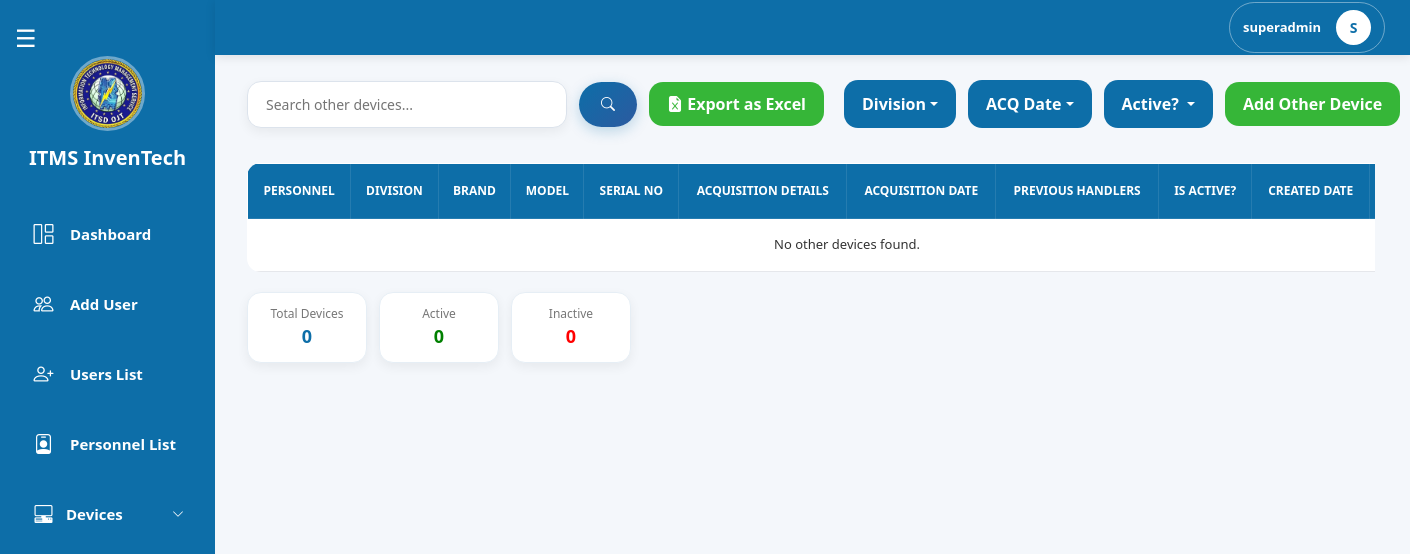
The app's page /pages/superadmin/device_others.php (signed in), older data.
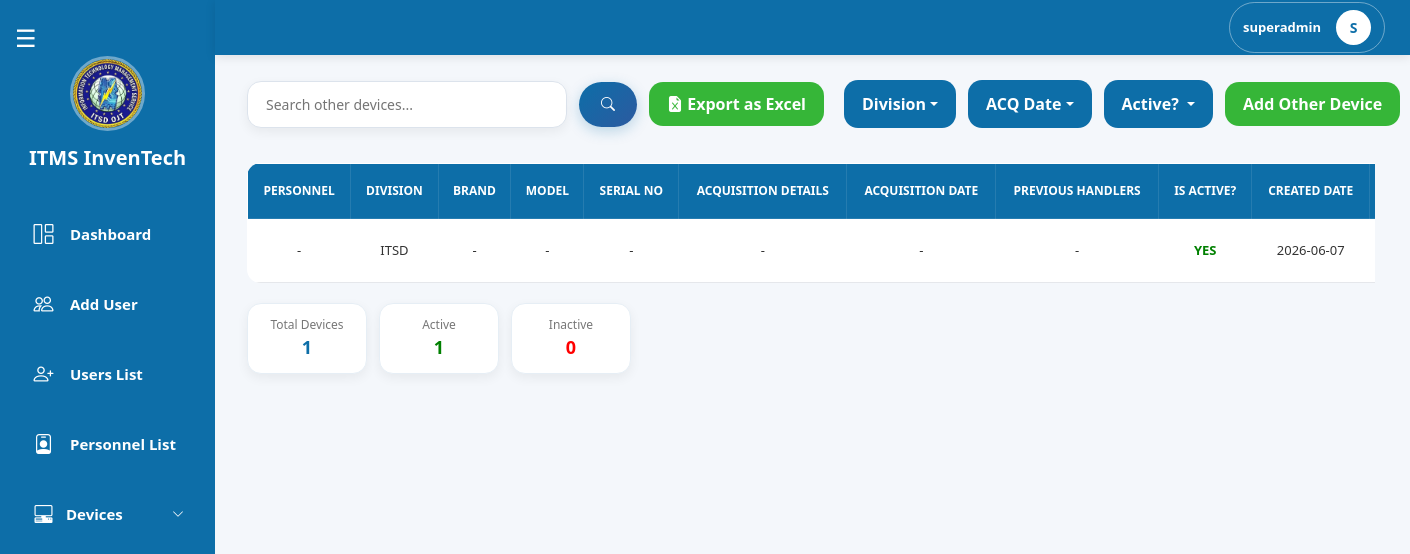
The same page, newer data.
### tables this page shows
CREATE TABLE `cameras` (
  `id` int(11) NOT NULL,
  `device_code` varchar(255) NOT NULL,
  `personnel_id` int(11) NOT NULL,
  `device_id` int(11) NOT NULL,
  `division_id` int(11) NOT NULL,
  `acquisition_date` date DEFAULT NULL,
  `acquisition_details` text DEFAULT NULL,
  `brand` varchar(255) DEFAULT NULL,
  `model` varchar(255) DEFAULT NULL,
  `serial_no` varchar(255) DEFAULT NULL,
  `previous_owners_id` longtext DEFAULT NULL CHECK (json_valid(`previous_owners_id`)),
  `created_date` timestamp NULL DEFAULT current_timestamp(),
  `last_update_at` date DEFAULT NULL,
  `is_active` tinyint(1) NOT NULL DEFAULT 1
);

CREATE TABLE `divisions` (
  `id` int(11) NOT NULL,
  `division` varchar(100) NOT NULL
);

### pages/superadmin/device_others.php (the view, shortened to what the changed rows need)
<?php
include("../../config/db.php");
function getPreviousOwnersNames($conn, $json)
{
    $ids = json_decode($json, true);
    if (!is_array($ids) || empty($ids)) return '-';
    $names = [];
    return !empty($names) ? implode(",<br>", $names) : '-';
}
$limit  = 10;
$page   = max(1, (int)($_GET['page'] ?? 1));
$offset = ($page - 1) * $limit;
$where  = [];
$params = [];
$types  = '';
$whereSQL = !empty($where) ? "WHERE " . implode(" AND ", $where) : "";
$baseJoin = "FROM cameras c
             LEFT JOIN personnels per ON c.personnel_id = per.id
             LEFT JOIN ranks r        ON per.rank_id = r.id
             LEFT JOIN divisions d    ON c.division_id = d.id";
$st = $conn->prepare("SELECT COUNT(*) AS total $baseJoin $whereSQL");
$st->execute();
$totalDevices = $st->get_result()->fetch_assoc()['total'] ?? 0;
$activeWhere   = $where;
$activeWhere[] = "c.is_active = 1";
$activeSQL     = "WHERE " . implode(" AND ", $activeWhere);
$sa = $conn->prepare("SELECT COUNT(*) AS total $baseJoin $activeSQL");
$sa->execute();
$activeDevices = $sa->get_result()->fetch_assoc()['total'] ?? 0;
$stmt = $conn->prepare("
    SELECT c.*, CONCAT(COALESCE(r.rank,''),' ',per.first_name,' ',per.middle_name,' ',per.last_name) AS fullname,
           d.division AS division_name
    $baseJoin $whereSQL ORDER BY c.id DESC LIMIT ?,?
");
$fp = $params;
$ft = $types . 'ii';
$fp[] = $offset;
$fp[] = $limit;
$stmt->bind_param($ft, ...$fp);
$stmt->execute();
$result = $stmt->get_result();
?>
<!DOCTYPE html>
<html lang="en">
<head>
    <link href="https://cdn.jsdelivr.net/npm/bootstrap@5.3.3/dist/css/bootstrap.min.css" rel="stylesheet">
    <link rel="stylesheet" href="../superadmin/css/devices.css">
    <link rel="stylesheet" href="css/superadmin_navbar.css">
    <link rel="stylesheet" href="./css/superadmin_sidebar.css">
</head>
<body>
    <?php include 'superadmin_sidebar.php'; ?>
    <div class="contenttable">
        <div class="table-container">
            <table class="users-table">
                <thead>
                    <tr>
                        <th>PERSONNEL</th>
                        <th>DIVISION</th>
                        <th>BRAND</th>
                        <th>MODEL</th>
                        <th>SERIAL NO</th>
                        <th>ACQUISITION DETAILS</th>
                        <th>ACQUISITION DATE</th>
                        <th>PREVIOUS HANDLERS</th>
                        <th>IS ACTIVE?</th>
                        <th>CREATED DATE</th>
                        <th>ACTION</th>
                    </tr>
                </thead>
                <tbody>
                    <?php if ($result->num_rows > 0): ?>
                        <?php while ($row = $result->fetch_assoc()): ?>
                            <tr class="clickable-row" data-active="<?= $row['is_active'] ? '1' : '0' ?>"
                                data-bs-toggle="modal" data-bs-target="#viewCamModal<?= $row['id'] ?>">
                                <td><?= htmlspecialchars($row['fullname'] ?? '-')?: '-'  ?></td>
                                <td><?= htmlspecialchars($row['division_name'] ?? 'N/A') ?></td>
                                <td><?= htmlspecialchars($row['brand'] ?? '')?: '-' ?></td>
                                <td><?= htmlspecialchars($row['model'] ?? '')?: '-' ?></td>
                                <td><?= htmlspecialchars($row['serial_no'] ?? '')?: '-' ?></td>
                                <td><?= htmlspecialchars($row['acquisition_details'] ?? '')?: '-' ?></td>
                                <td><?= (!empty($row['acquisition_date']) && $row['acquisition_date'] !== '0000-00-00') ? htmlspecialchars($row['acquisition_date']) : '-' ?></td>
                                <td><?= getPreviousOwnersNames($conn, $row['previous_owners_id'])?: '-' ?></td>
                                <td><?= $row['is_active'] ? '<span style="color:green;font-weight:bold;">YES</span>' : '<span style="color:red;font-weight:bold;">NO</span>' ?></td>
                               <td><?= (!empty($row['created_date']) && substr($row['created_date'], 0, 10) !== '0000-00-00') ? htmlspecialchars(substr($row['created_date'], 0, 10)) : '-' ?></td>
                                <td onclick="event.stopPropagation();">
                                </td>
                            </tr>
                        <?php endwhile; ?>
                    <?php else: ?>
                        <tr>
                            <td colspan="11" class="text-center">No other devices found.</td>
                        </tr>
                    <?php endif; ?>
                </tbody>
            </table>
        </div>
        <div class="table-footer">
            <div class="user-stats">
                <div class="stat-box total"><span class="label">Total Devices</span><span class="value"><?= $totalDevices ?></span></div>
                <div class="stat-box active"><span class="label">Active</span><span class="value"><?= $activeDevices ?></span></div>
            </div>
        </div>
    </div>
</body>
</html>

Row changes from the older to the newer data that the page shows:
added cameras: fullname "-", division.division "ITSD", brand "-", model "-", serial_no "-", acquisition_details "-", previous_owners "-", is_active "YES", created_date "2026-06-07"
Text that changed along with them:
$totalDevices: "0" → "1"
$activeDevices: "0" → "1"
text no longer shown: "No other devices found."
